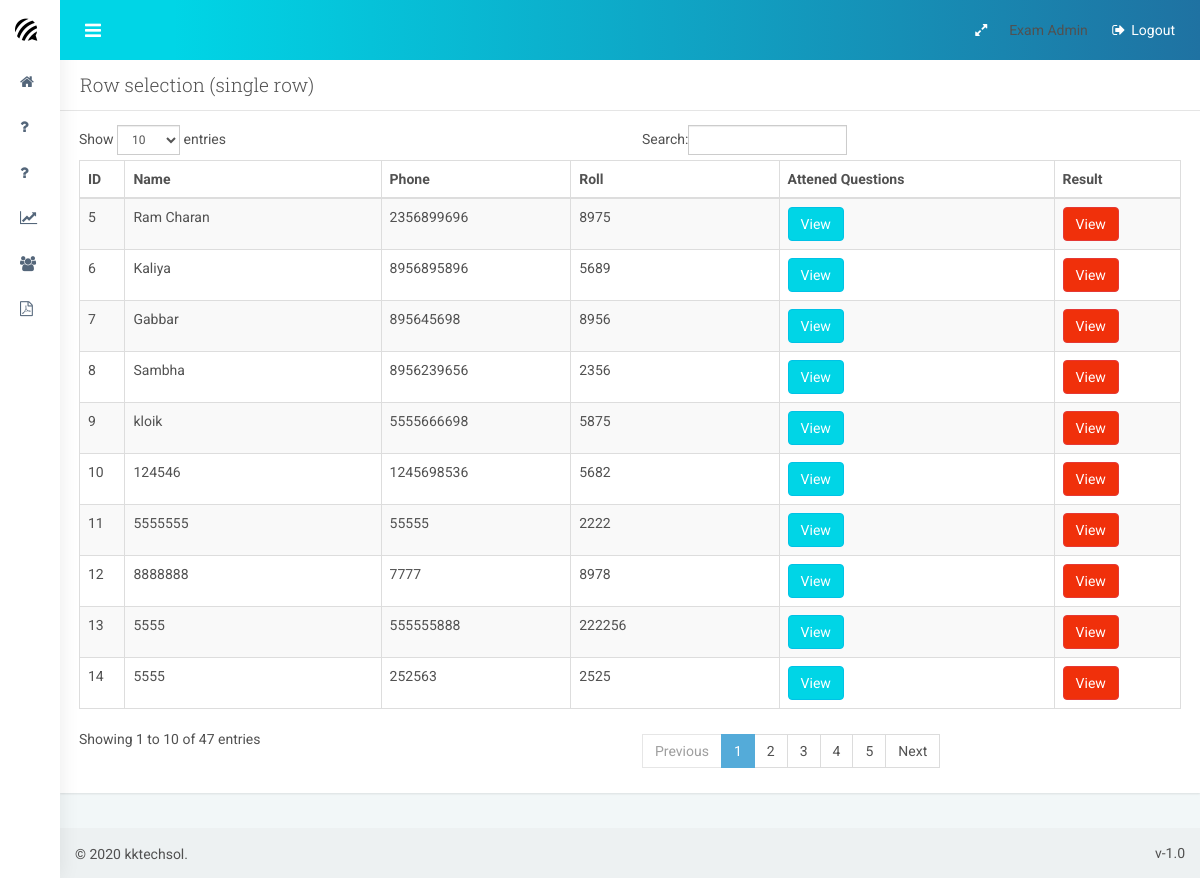
/examadmin/students/ (signed in), run on the app's committed database.
### accounts/models.py (models this page shows, shortened)
class User(AbstractBaseUser):
	phone= models.CharField(verbose_name='phone number', max_length=12,unique=True)
	name=models.CharField(max_length=150,null=True)
	roll=models.CharField(max_length=20,verbose_name='roll',unique=True)
	course=models.ForeignKey(Course,on_delete=models.CASCADE)
	date_joind=models.DateTimeField(verbose_name='date joind', auto_now_add=True)
	is_active = models.BooleanField(default=True)
	is_admin = models.BooleanField(default=False)
	is_staff=models.BooleanField(default=False)
	USERNAME_FIELD = 'roll'
	REQUIRED_FIELDS = ['name','phone']
	objects = UserManager()

### admin_dash/views.py (the view)
# urls.py: path('students/', views.students, name='student_list'),
@staff_member_required
def students(request):
    students=User.objects.filter(is_staff=False,is_admin=False)
    context={
        'stds':students
    }
    return render(request,'student_list.html',context)

### admin_dash/templates/student_list.html (shortened to what this page needs)
{% extends 'exam_admin_base.html' %}
{% block 'content' %}
<div class="panel">
    <div class="panel-heading">
        <h3 class="panel-title">Row selection (single row)</h3>
    </div>
    <div class="panel-body">
        <table id="datatable1" class="table table-striped table-bordered">
            <thead>
                <tr>
                    <th class="min-tablet">ID</th>
                    <th class="min-tablet">Name</th>
                    <th class="min-tablet">Phone</th>
                    <th class="min-tablet">Roll</th>
                    <th class="min-tablet">Attened Questions</th>
                    <th class="min-desktop">Result</th>
                </tr>
            </thead>
            <tbody>
               {% for std in stds %}
                <tr>
                    <td>{{std.id}}</td>
                    <td>{{std.name}}</td>
                    <td>{{std.phone}}</td>
                    <td>{{std.roll}}</td>
                    <td><a href="{% url 'answerd_questions' std.id %}" class="btn btn-info">View</a><td><a href="{% url 'result' std.id %}" class="btn btn-danger">View</a>
                </tr>
                {% endfor %}
    </tbody>
        </table>
    </div>
</div>
{% endblock %}

### admin_dash/templates/exam_admin_base.html (shortened to what this page needs)
{% load static %}
<!DOCTYPE html>
<html lang="en">
    <head>
        <link href="{% static 'css/bootstrap.min.css' %}" rel="stylesheet">
        <link href="{% static 'css/style.css' %}" rel="stylesheet">
        <link href="{% static 'plugins/font-awesome/css/font-awesome.min.css' %}" rel="stylesheet">
        <link href="{% static 'plugins/switchery/switchery.min.css' %}" rel="stylesheet">
        <link href="{% static 'plugins/bootstrap-select/bootstrap-select.min.css' %}" rel="stylesheet">
        <link href="{% static 'plugins/jquery-ricksaw-chart/css/rickshaw.css' %}" rel="stylesheet">
        <link href="{% static 'plugins/bootstrap-validator/bootstrapValidator.min.css' %}" rel="stylesheet">
        <link href="{% static 'css/demo/jquery-steps.min.css' %}" rel="stylesheet">
        <link href="{% static 'plugins/summernote/summernote.min.css' %}" rel="stylesheet">
        <link href="{% static 'css/demo/jasmine.css' %}" rel="stylesheet">
        <link href="{% static 'plugins/pace/pace.min.css' %}" rel="stylesheet">
        <link href="{% static 'admin/plugins/datatables/extensions/Responsive/css/dataTables.responsive.css' %}" rel="stylesheet">
    </head>
    <body>
        <div id="container" class="effect mainnav-sm navbar-fixed mainnav-fixed">
            <header id="navbar">
                <div id="navbar-container" class="boxed">
                    <div class="navbar-content clearfix">
                        <ul class="nav navbar-top-links pull-left">
                            <li class="tgl-menu-btn">
                                <a class="mainnav-toggle" href="#"> <i class="fa fa-navicon fa-lg"></i> </a>
                            </li>
                        </ul>
                        <ul class="nav navbar-top-links pull-right">
                            <li class="hidden-xs" id="toggleFullscreen">
                                <a class="fa fa-expand" data-toggle="fullscreen" href="#" role="button">
                                </a>
                            </li>
                            <li id="dropdown-user" class="dropdown">
                                <div class="username hidden-xs">{{request.user.name}}</div>
                            </li>
                            <li>
                                <a href="{% url 'logout' %}"> <i class="fa fa-sign-out fa-fw"></i> Logout </a>
                            </li>
                        </ul>
                    </div>
                </div>
            </header>
              <div class="boxed">
                 <div id="content-container">
                    {% block 'content' %}
                    {% endblock %}
                </div>
                <nav id="mainnav-container">
                    <div class="navbar-header">
                        <a href="" class="navbar-brand">
                            <i class="fa fa-forumbee brand-icon"></i>
                            <div class="brand-title">
                                <span class="brand-text">ACTCEJNCLD</span>
                            </div>
                        </a>
                    </div>
                    <div id="mainnav">
                        <div id="mainnav-menu-wrap">
                            <div class="nano">
                                <div class="nano-content">
                                    <ul id="mainnav-menu" class="list-group">
                                        <li> <a href="{% url 'exam_admin_home'%}"> <i class="fa fa-home"></i> <span class="menu-title"> Dashboard </span> </a> </li>
                                        <li> <a href="{% url 'add_question'%}"> <i class="fa fa-question"></i> <span class="menu-title"> Add Questions </span> </a> </li>
                                        <li> <a href="{% url 'view_question'%}"> <i class="fa fa-question"></i> <span class="menu-title"> View Questions </span> </a> </li>
                                        <li> <a href="{% url 'view_results'%}"> <i class="fa fa-line-chart"></i> <span class="menu-title"> View Student Results </span> </a> </li>
                                        <li> <a href="{% url 'student_list'%}"> <i class="fa fa-users"></i> <span class="menu-title"> View Students </span> </a> </li>
                                        <li> <a href="{% url 'generate_report'%}"> <i class="fa fa-file-pdf-o"></i> <span class="menu-title"> Generate Marks List </span> </a> </li>
                                    </ul>
                                </div>
                            </div>
                        </div>
                    </div>
                </nav>
             </div>
            <footer id="footer">
                <div class="hide-fixed pull-right pad-rgt">v-1.0</div>
                  <p class="pad-lft">&#0169; 2020 kktechsol.</p>
            </footer>
         </div>
    </body>
</html>

### data on the page
User: user.name "Exam Admin"
User: id "5", name "Ram Charan", phone "2356899696", roll "8975"
User: id "6", name "Kaliya", phone "8956895896", roll "5689"
User: id "7", name "Gabbar", phone "895645698", roll "8956"
User: id "8", name "Sambha", phone "8956239656", roll "2356"
User: id "9", name "kloik", phone "5555666698", roll "5875"
User: id "10", name "124546", phone "1245698536", roll "5682"
User: id "11", name "5555555", phone "55555", roll "2222"
User: id "12", name "8888888", phone "7777", roll "8978"
User: id "13", name "5555", phone "555555888", roll "222256"
User: id "14", name "5555", phone "252563", roll "2525"
